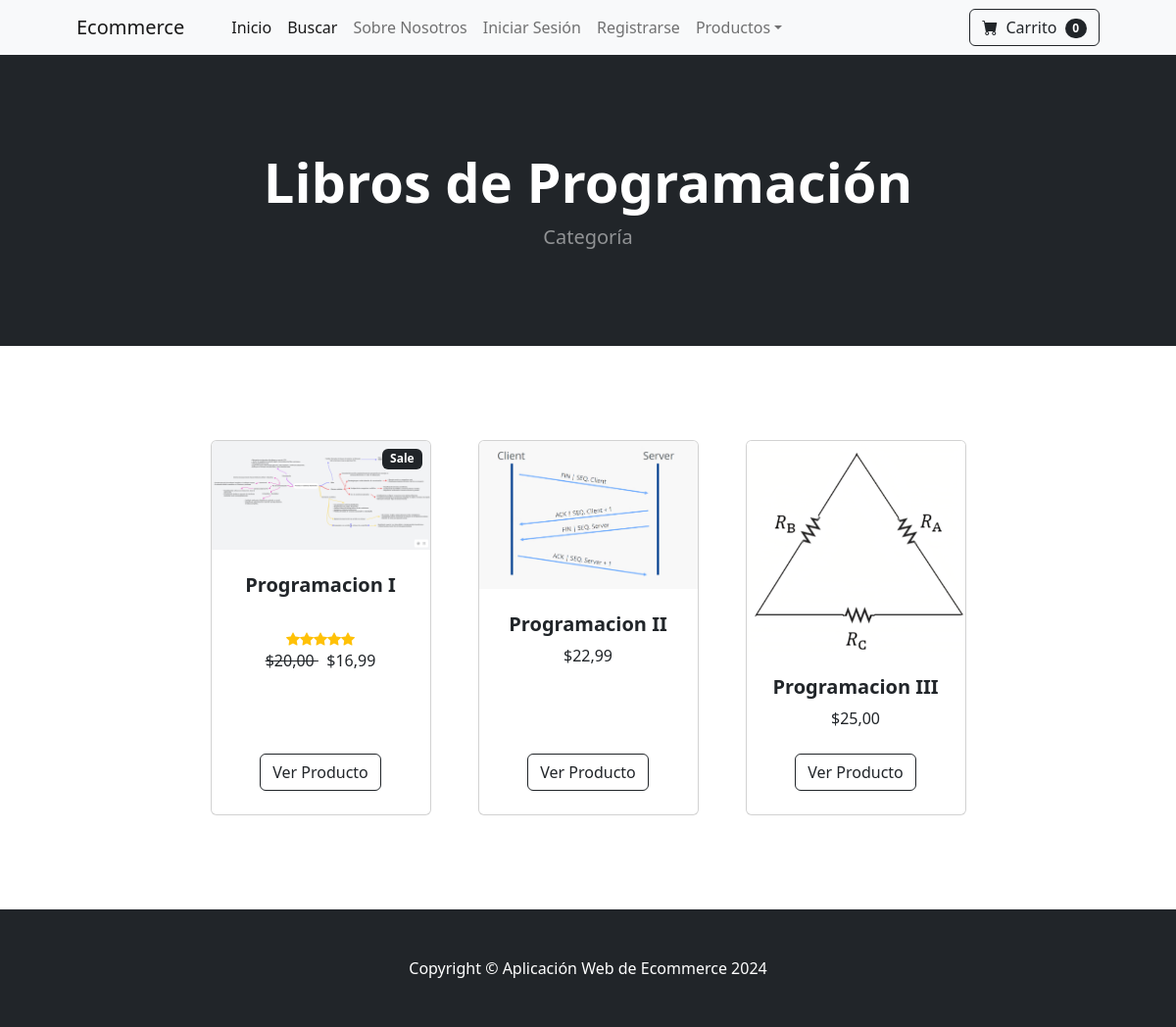
The page /category/Libros de Programación on the database its author committed.
### store/models.py (models this page shows, shortened)
class Category(models.Model):
    name = models.CharField(max_length=50)
    def __str__(self):
        return self.name
    class Meta:
        verbose_name_plural = 'categorias'

class Product(models.Model):
    name = models.CharField(max_length=50)
    price = models.DecimalField(default=0, decimal_places=2, max_digits=6)
    category = models.ForeignKey(Category, on_delete=models.CASCADE, default=1)
    description = models.CharField(max_length=250, default='', blank=True, null=True)
    image = models.ImageField(upload_to='uploads/product/')
    is_sale = models.BooleanField(default=False)
    sale_price = models.DecimalField(default=0, decimal_places=2, max_digits=6)

### store/views.py (the view)
# urls.py: path('category/<str:foo>', views.category, name='category'),
def category(request, foo):
    foo = foo.replace('-', ' ')
    try:
        category = Category.objects.get(name=foo)
        products = Product.objects.filter(category=category)
        return render(request, 'category.html', {'products': products, 'category': category})
    except:
        messages.success(request, ("La Categoría No Existe"))
        return redirect('home')

### cart/cart.py (called while the page is built)
    def __len__(self):
        return len(self.cart)

### cart/context_processors.py (called while the page is built)
def cart(request):
    return {'cart': Cart(request)}

### store/templates/category.html (shortened to what this page needs)
{% extends 'base.html' %}
{% block content%}
        <header class="bg-dark py-5">
            <div class="container px-4 px-lg-5 my-5">
                <div class="text-center text-white">
                    <h1 class="display-4 fw-bolder">{{ category }}</h1>
                    <p class="lead fw-normal text-white-50 mb-0">Categoría</p>
                </div>
            </div>
        </header>
        <section class="py-5">
            <div class="container px-4 px-lg-5 mt-5">
                <div class="row gx-4 gx-lg-5 row-cols-2 row-cols-md-3 row-cols-xl-4 justify-content-center">
                    {% for product in products %}
                        {% if  product.is_sale %}
                        <div class="col mb-5">
                            <div class="card h-100">
                                <div class="badge bg-dark text-white position-absolute" style="top: 0.5rem; right: 0.5rem">Sale</div>
                                <img class="card-img-top" src="{{ product.image.url }}" alt="..." />
                                <div class="card-body p-4">
                                    <div class="text-center">
                                        <h5 class="fw-bolder">{{ product.name }}</h5>
                                        <br>
                    <div class="d-flex justify-content-center small text-warning mb2">
                        <div class="bi-star-fill"></div>
                        <div class="bi-star-fill"></div>
                        <div class="bi-star-fill"></div>
                        <div class="bi-star-fill"></div>
                        <div class="bi-star-fill"></div>
                    </div>
                                        <strike> ${{ product.price }} </strike>
                                        ${{ product.sale_price }}
                                    </div>
                                </div>
                                <div class="card-footer p-4 pt-0 border-top-0 bg-transparent">
                                    <div class="text-center"><a class="btn btn-outline-dark mt-auto" href="{% url 'product' product.id %}">Ver Producto</a></div>
                                </div>
                            </div>
                        </div>
                        {% else %}
                    <div class="col mb-5">
                        <div class="card h-100">
                            <img class="card-img-top" src="{{ product.image.url }}" alt="..." />
                            <div class="card-body p-4">
                                <div class="text-center">
                                    <h5 class="fw-bolder">{{ product.name }}</h5>
                                    ${{ product.price }}
                                </div>
                            </div>
                            <div class="card-footer p-4 pt-0 border-top-0 bg-transparent">
                                <div class="text-center"><a class="btn btn-outline-dark mt-auto" href="{% url 'product' product.id %}">Ver Producto</a></div>
                            </div>
                        </div>
                    </div>
                    {% endif %}
                    {% endfor %}
            </div>
        </section>
{% endblock %}

### rows shown on the page
Category: name "Libros de Programación"
Product: image (picture), name "Programacion I", price "20,00", sale_price "16,99"
Product: image (picture), name "Programacion II", price "22,99"
Product: image (picture), name "Programacion III", price "25,00"

### other values the page prints
{{ cart|length }} "0"
